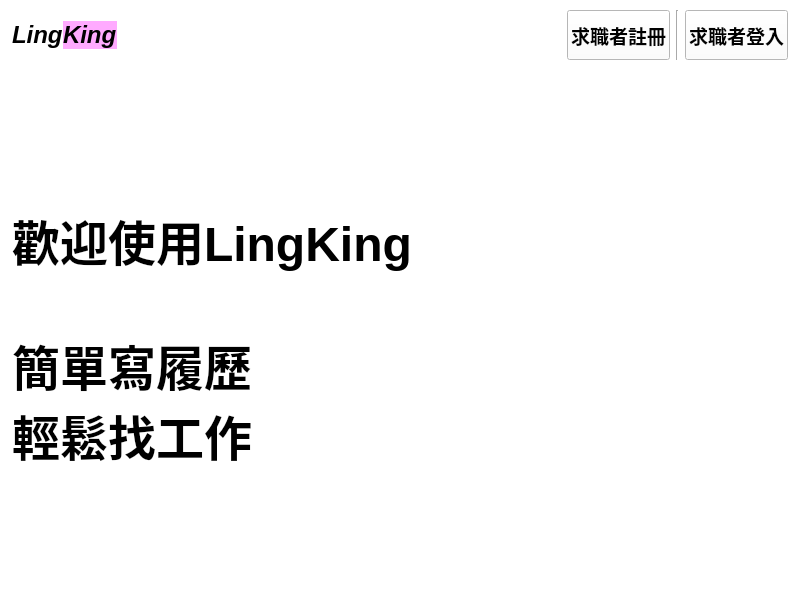
<?xml version="1.0" encoding="UTF-8"?>
<ui version="4.0">
 <class>personalInitWindow</class>
 <widget class="QMainWindow" name="personalInitWindow">
  <property name="geometry">
   <rect>
    <x>0</x>
    <y>0</y>
    <width>800</width>
    <height>600</height>
   </rect>
  </property>
  <property name="windowTitle">
   <string>LingKing</string>
  </property>
  <property name="styleSheet">
   <string notr="true">background-color: rgb(255, 255, 255);</string>
  </property>
  <widget class="QWidget" name="centralwidget">
   <layout class="QGridLayout" name="gridLayout">
    <property name="leftMargin">
     <number>12</number>
    </property>
    <property name="topMargin">
     <number>10</number>
    </property>
    <property name="rightMargin">
     <number>12</number>
    </property>
    <property name="bottomMargin">
     <number>10</number>
    </property>
    <item row="0" column="0">
     <layout class="QHBoxLayout" name="horizontalLayout_2">
      <property name="spacing">
       <number>0</number>
      </property>
      <item>
       <widget class="QLabel" name="label_4">
        <property name="enabled">
         <bool>true</bool>
        </property>
        <property name="sizePolicy">
         <sizepolicy hsizetype="Fixed" vsizetype="Fixed">
          <horstretch>1</horstretch>
          <verstretch>0</verstretch>
         </sizepolicy>
        </property>
        <property name="font">
         <font>
          <pointsize>18</pointsize>
          <weight>75</weight>
          <italic>true</italic>
          <bold>true</bold>
          <strikeout>false</strikeout>
         </font>
        </property>
        <property name="text">
         <string>Ling</string>
        </property>
        <property name="textFormat">
         <enum>Qt::PlainText</enum>
        </property>
        <property name="wordWrap">
         <bool>false</bool>
        </property>
       </widget>
      </item>
      <item>
       <widget class="QLabel" name="label_5">
        <property name="sizePolicy">
         <sizepolicy hsizetype="Fixed" vsizetype="Fixed">
          <horstretch>1</horstretch>
          <verstretch>0</verstretch>
         </sizepolicy>
        </property>
        <property name="font">
         <font>
          <pointsize>18</pointsize>
          <weight>75</weight>
          <italic>true</italic>
          <bold>true</bold>
         </font>
        </property>
        <property name="styleSheet">
         <string notr="true">background-color: rgb(255, 170, 255)</string>
        </property>
        <property name="text">
         <string>King</string>
        </property>
       </widget>
      </item>
      <item>
       <spacer name="horizontalSpacer_3">
        <property name="orientation">
         <enum>Qt::Horizontal</enum>
        </property>
        <property name="sizeHint" stdset="0">
         <size>
          <width>120</width>
          <height>20</height>
         </size>
        </property>
       </spacer>
      </item>
     </layout>
    </item>
    <item row="0" column="1">
     <spacer name="horizontalSpacer">
      <property name="orientation">
       <enum>Qt::Horizontal</enum>
      </property>
      <property name="sizeType">
       <enum>QSizePolicy::Fixed</enum>
      </property>
      <property name="sizeHint" stdset="0">
       <size>
        <width>80</width>
        <height>20</height>
       </size>
      </property>
     </spacer>
    </item>
    <item row="0" column="2">
     <layout class="QHBoxLayout" name="horizontalLayout">
      <item>
       <widget class="QPushButton" name="user_join_BTN">
        <property name="sizePolicy">
         <sizepolicy hsizetype="Fixed" vsizetype="Expanding">
          <horstretch>1</horstretch>
          <verstretch>2</verstretch>
         </sizepolicy>
        </property>
        <property name="minimumSize">
         <size>
          <width>100</width>
          <height>50</height>
         </size>
        </property>
        <property name="maximumSize">
         <size>
          <width>150</width>
          <height>50</height>
         </size>
        </property>
        <property name="font">
         <font>
          <pointsize>14</pointsize>
          <weight>75</weight>
          <bold>true</bold>
         </font>
        </property>
        <property name="cursor">
         <cursorShape>PointingHandCursor</cursorShape>
        </property>
        <property name="styleSheet">
         <string notr="true"/>
        </property>
        <property name="text">
         <string>求職者註冊</string>
        </property>
        <property name="iconSize">
         <size>
          <width>32</width>
          <height>32</height>
         </size>
        </property>
       </widget>
      </item>
      <item>
       <widget class="Line" name="line_3">
        <property name="orientation">
         <enum>Qt::Vertical</enum>
        </property>
       </widget>
      </item>
      <item>
       <widget class="QPushButton" name="user_login_BTN">
        <property name="sizePolicy">
         <sizepolicy hsizetype="Fixed" vsizetype="Expanding">
          <horstretch>1</horstretch>
          <verstretch>2</verstretch>
         </sizepolicy>
        </property>
        <property name="minimumSize">
         <size>
          <width>100</width>
          <height>50</height>
         </size>
        </property>
        <property name="maximumSize">
         <size>
          <width>150</width>
          <height>50</height>
         </size>
        </property>
        <property name="sizeIncrement">
         <size>
          <width>0</width>
          <height>0</height>
         </size>
        </property>
        <property name="baseSize">
         <size>
          <width>0</width>
          <height>0</height>
         </size>
        </property>
        <property name="font">
         <font>
          <pointsize>14</pointsize>
          <weight>75</weight>
          <bold>true</bold>
         </font>
        </property>
        <property name="cursor">
         <cursorShape>PointingHandCursor</cursorShape>
        </property>
        <property name="layoutDirection">
         <enum>Qt::LeftToRight</enum>
        </property>
        <property name="styleSheet">
         <string notr="true"/>
        </property>
        <property name="text">
         <string>求職者登入</string>
        </property>
        <property name="checkable">
         <bool>false</bool>
        </property>
        <property name="autoExclusive">
         <bool>false</bool>
        </property>
       </widget>
      </item>
     </layout>
    </item>
    <item row="1" column="0">
     <spacer name="verticalSpacer">
      <property name="orientation">
       <enum>Qt::Vertical</enum>
      </property>
      <property name="sizeHint" stdset="0">
       <size>
        <width>20</width>
        <height>105</height>
       </size>
      </property>
     </spacer>
    </item>
    <item row="2" column="0" colspan="2">
     <widget class="QLabel" name="label_3">
      <property name="font">
       <font>
        <pointsize>36</pointsize>
        <weight>75</weight>
        <bold>true</bold>
       </font>
      </property>
      <property name="text">
       <string>歡迎使用LingKing

簡單寫履歷
輕鬆找工作</string>
      </property>
     </widget>
    </item>
    <item row="2" column="2">
     <widget class="QLabel" name="label">
      <property name="text">
       <string/>
      </property>
      <property name="pixmap">
       <pixmap>headhunting.png</pixmap>
      </property>
     </widget>
    </item>
    <item row="3" column="0">
     <spacer name="verticalSpacer_2">
      <property name="orientation">
       <enum>Qt::Vertical</enum>
      </property>
      <property name="sizeType">
       <enum>QSizePolicy::Fixed</enum>
      </property>
      <property name="sizeHint" stdset="0">
       <size>
        <width>20</width>
        <height>120</height>
       </size>
      </property>
     </spacer>
    </item>
   </layout>
  </widget>
 </widget>
 <resources/>
 <connections/>
</ui>
